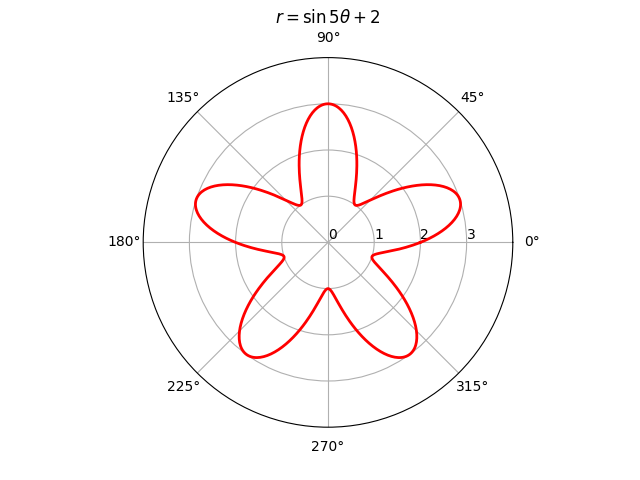

Generate this figure with Python:
import matplotlib.pyplot as plt
import numpy as np

fig = plt.figure()
# produces a polar graph
ax = fig.add_subplot(111, projection='polar')

# defines theta and r
theta = np.arange(0, 2*np.pi,0.01)
r = np.sin(5*theta) + 2

plt.title(r"$r = \sin 5\theta + 2$")

# plots theta and r
ax.plot(theta, r, linewidth=2, color='red')

# sets y-ticks
ax.set_yticks(np.arange(0,4,1))
ax.set_rlabel_position(0)
ax.set_ylim(top=4)

plt.show()
